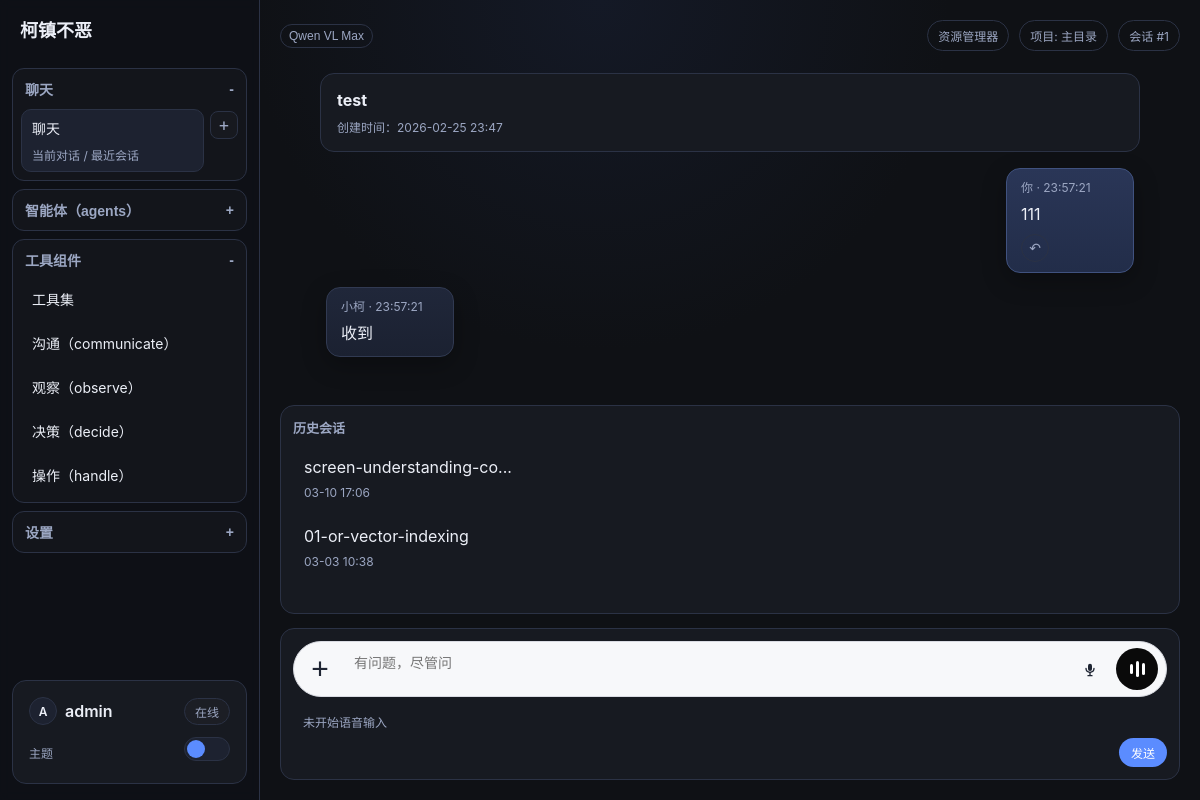
Screenshot of /sessions/1/ (signed in) with the database file from the repository.
### collector/models.py (models this page shows, shortened)
class LLMModel(models.Model):
    provider = models.ForeignKey(LLMProvider, on_delete=models.CASCADE, related_name="models", verbose_name="厂商")
    name = models.CharField(max_length=100, verbose_name="模型名称")
    model_id = models.CharField(max_length=100, unique=True, verbose_name="模型 ID")
    is_default = models.BooleanField(default=False, verbose_name="是否默认")
    class Meta:
        verbose_name = "大模型"
        verbose_name_plural = "大模型"
        ordering = ["provider", "-is_default", "name"]

class Project(models.Model):
    name = models.CharField(max_length=100, verbose_name="项目名称")
    path = models.CharField(max_length=500, verbose_name="项目路径", help_text="项目根目录路径，需求文档将保存到该目录下的 doc/01-or 文件夹")
    description = models.TextField(blank=True, verbose_name="项目描述")
    is_default = models.BooleanField(default=False, verbose_name="是否默认项目")
    llm_model = models.ForeignKey(
        LLMModel,
        on_delete=models.SET_NULL,
        null=True,
        blank=True,
        verbose_name="默认大模型",
        help_text="项目默认使用的大语言模型，不设置则使用系统默认模型"
    )
    created_by = models.ForeignKey(
        settings.AUTH_USER_MODEL,
        on_delete=models.CASCADE,
        related_name="projects",
        verbose_name="创建人",
    )
    created_at = models.DateTimeField(auto_now_add=True, verbose_name="创建时间")
    updated_at = models.DateTimeField(auto_now=True, verbose_name="更新时间")
    class Meta:
        ordering = ["-is_default", "-updated_at"]
        verbose_name = "项目"
        verbose_name_plural = "项目"

class RequirementSession(models.Model):
    PHASE_COLLECTING = "collecting"  # 第一阶段：收集需求
    PHASE_ORGANIZING = "organizing"  # 第二阶段：整理需求
    PHASE_COMPLETED = "completed"    # 已完成
    PHASE_CHOICES = [
        (PHASE_COLLECTING, "需求收集中"),
        (PHASE_ORGANIZING, "需求整理中"),
        (PHASE_COMPLETED, "已完成"),
    ]
    title = models.CharField(max_length=200, verbose_name="标题")
    content = models.TextField(verbose_name="原始需求内容")
    phase = models.CharField(
        max_length=20,
        choices=PHASE_CHOICES,
        default=PHASE_COLLECTING,
        verbose_name="会话阶段"
    )
    project = models.ForeignKey(
        Project,
        on_delete=models.CASCADE,
        related_name="sessions",
        verbose_name="所属项目",
        null=True,
        blank=True,
    )
    created_by = models.ForeignKey(
        settings.AUTH_USER_MODEL,
        on_delete=models.CASCADE,
        related_name="requirement_sessions",
        verbose_name="创建人",
    )
    created_at = models.DateTimeField(auto_now_add=True, verbose_name="创建时间")
    updated_at = models.DateTimeField(auto_now=True, verbose_name="更新时间")
    class Meta:
        ordering = ["-updated_at"]
        verbose_name = "需求会话"
        verbose_name_plural = "需求会话"

class RequirementMessage(models.Model):
    ROLE_USER = "user"
    ROLE_ASSISTANT = "assistant"
    ROLE_CHOICES = [
        (ROLE_USER, "用户"),
        (ROLE_ASSISTANT, "小柯"),
    ]
    session = models.ForeignKey(
        RequirementSession,
        on_delete=models.CASCADE,
        related_name="messages",
        verbose_name="所属会话",
    )
    role = models.CharField(max_length=20, choices=ROLE_CHOICES, verbose_name="角色")
    content = models.TextField(verbose_name="消息内容")
    attachment = models.FileField(upload_to="chat_attachments/", blank=True, null=True, verbose_name="上传附件")
    created_at = models.DateTimeField(auto_now_add=True, verbose_name="创建时间")
    class Meta:
        ordering = ["created_at"]
        verbose_name = "需求消息"
        verbose_name_plural = "需求消息"
    @property
    def attachment_mime_type(self):
        if not self.attachment:
            return ""
        mime_type, _ = mimetypes.guess_type(self.attachment.name)
        return (mime_type or "").lower()
    @property
    def is_audio_attachment(self):
        return self.attachment_mime_type.startswith("audio/")

### collector/views.py (the view)
# urls.py: path("sessions/<int:session_id>/", views.session_detail, name="session_detail"),
@login_required
def session_detail(request, session_id):
    active_session = get_object_or_404(
        RequirementSession.objects.filter(created_by=request.user), id=session_id
    )
    if active_session.project:
        request.session['current_project_id'] = active_session.project.id
    return render(
        request,
        "collector/session_list.html",
        _build_chat_context(request, active_session=active_session),
    )

### collector/forms.py
class ChatMessageForm(forms.Form):
    content = forms.CharField(
        label="消息内容",
        max_length=4000,
        widget=forms.Textarea(
            attrs={"rows": 4, "placeholder": "输入你的需求内容（Shift+Enter 换行），或使用麦克风语音输入"}
        ),
        required=False,  # 允许仅发送附件而不填写文本
    )
    attachment = forms.FileField(
        label="上传附件",
        required=False,
        widget=forms.ClearableFileInput(attrs={"style": "margin-top: 10px;"}),
    )

### collector/views.py (called while the page is built)
def _get_current_project(request):
    project_id = request.session.get('current_project_id')
    if project_id:
        project = Project.objects.filter(id=project_id, created_by=request.user).first()
        if project:
            return project
    return Project.get_default_project(request.user)

def _get_rollback_draft(request, session_id):
    return request.session.get(f"rollback_draft_{session_id}")

def _get_ui_theme(request):
    theme = str(request.session.get("ui_theme", DEFAULT_UI_THEME)).strip().lower()
    if theme not in THEME_LABELS:
        return DEFAULT_UI_THEME
    return theme

### templates/collector/session_list.html (shortened to what this page needs)
{% extends "base.html" %}
{% block content %}
<div class="app-shell app-shell-chat">
    <aside class="sidebar sidebar-menu">
        {% include "collector/partials/sidebar_menu.html" %}
    </aside>
    <main class="main-panel">
        <div class="top-actions">
            <div class="top-actions-left">
                <div class="custom-dropdown" id="llmDropdown" data-project-id="{{ current_project.id }}" data-csrf-token="{{ csrf_token }}">
                    <button type="button" class="chip llm-chip-btn" id="llmDropdownToggle" style="padding: 4px 8px;">
                        {{ current_llm_name }}
                    </button>
                </div>
            </div>
            <div class="top-actions-right">
                <a class="chip" href="{% url 'requirement_file_list' %}">资源管理器</a>
                {% if current_project %}
                <span class="chip" title="{{ current_project.path }}">项目: {{ current_project.name }}</span>
                {% endif %}
                {% if active_session %}
                <span class="chip">会话 #{{ active_session.id }}</span>
                {% endif %}
            </div>
        </div>
        <div class="chat-main-layout">
            <section class="conversation" id="conversationBox" data-has-active-session="{% if active_session %}1{% else %}0{% endif %}">
                <div class="chat-track">
                    {% if active_session %}
                    <div class="panel" style="margin-bottom: 2px;">
                        <strong>{{ active_session.title }}</strong>
                        <div class="meta">创建时间：{{ active_session.created_at|date:"Y-m-d H:i" }}</div>
                    </div>
                    {% for message in messages %}
                    <div class="message-row {% if message.role == 'user' %}user{% else %}assistant{% endif %}">
                        <div class="bubble {% if message.role == 'user' %}bubble-user{% else %}bubble-assistant{% endif %}">
                            <div class="meta" style="margin-top: 0;">
                                {% if message.role == "user" %}你{% else %}小柯{% endif %} · {{ message.created_at|date:"H:i:s" }}
                            </div>
                            <div class="message-text">
                                {% if message.content %}
                                    {% if message.is_audio_attachment %}
                                    <div class="voice-transcript-wrap">
                                        <button type="button" class="chip llm-chip-btn transcript-toggle-btn" data-target-id="transcript-{{ message.id }}">展开文字</button>
                                        <div class="voice-transcript-text is-collapsed" id="transcript-{{ message.id }}">{{ message.content|linebreaksbr }}</div>
                                    </div>
                                    {% else %}{{ message.content|linebreaksbr }}{% endif %}
                                {% endif %}
                            </div>
                            {% if message.role == "user" and active_session %}
                            <form method="post" action="{% url 'session_rollback' active_session.id message.id %}" style="margin-top: 8px;">
                                <button
                                    type="submit"
                                    class="chip llm-chip-btn icon-btn"
                                    title="回退到这里"
                                    aria-label="回退到这里"
                                >&#8630;</button>
                            </form>
                            {% endif %}
                        </div>
                    </div>
                    {% endfor %}
                    {% endif %}
                </div>
            </section>
            <aside class="panel session-history">
                <h3 class="history-title">历史会话</h3>
                <ul class="history-list">
                    {% for session in sessions %}
                    <li class="history-item">
                        <a
                            href="{% url 'session_detail' session.id %}"
                            class="history-link {% if active_session and active_session.id == session.id %}active{% endif %}"
                            title="{{ session.title }}"
                        >
                            {{ session.title|truncatechars:26 }}
                            <div class="meta">{{ session.updated_at|date:"m-d H:i" }}</div>
                        </a>
                    </li>
                    {% empty %}
                    <li><div class="meta">暂无历史会话</div></li>
                    {% endfor %}
                </ul>
            </aside>
        </div>
        <section class="composer">
            <form method="post" class="composer-form" action="{% if active_session %}{% url 'session_send' active_session.id %}{% else %}{% url 'session_create' %}{% endif %}" enctype="multipart/form-data">
                <div class="chat-input-shell">
                    <button type="button" id="attachmentTrigger" class="input-icon-btn plus-btn" title="上传附件" aria-label="上传附件">+</button>
                    <div class="chat-input-main">
                        {{ message_form.content.as_widget }}
                    </div>
                    <button type="button" id="speechRecognizeBtn" class="input-icon-btn mic-btn" title="语音识别" aria-label="语音识别">
                        <svg width="16" height="16" viewBox="0 0 24 24" aria-hidden="true">
                            <path d="M12 15a3 3 0 0 0 3-3V7a3 3 0 1 0-6 0v5a3 3 0 0 0 3 3Z" fill="currentColor"/>
                            <path d="M19 11a1 1 0 0 0-2 0 5 5 0 0 1-10 0 1 1 0 0 0-2 0 7 7 0 0 0 6 6.93V21H9a1 1 0 0 0 0 2h6a1 1 0 0 0 0-2h-2v-3.07A7 7 0 0 0 19 11Z" fill="currentColor"/>
                        </svg>
                    </button>
                    <button type="button" id="voiceRecordToggle" class="voice-orb-btn" title="录音" aria-label="录音">
                        <span class="voice-bar"></span>
                        <span class="voice-bar"></span>
                        <span class="voice-bar"></span>
                    </button>
                </div>
                <div id="voiceRecordStatus" class="meta composer-status">未开始语音输入</div>
                <button type="submit" class="composer-submit-btn">{% if active_session %}发送{% else %}发送并创建会话{% endif %}</button>
            </form>
        </section>
    </main>
</div>
{% endblock %}

### templates/collector/partials/sidebar_menu.html (shortened to what this page needs)
<div class="brand">柯镇不恶</div>
<div class="menu-tree">
    <section class="menu-section is-open" data-menu-section>
        <button type="button" class="menu-section-toggle" data-menu-toggle>
            <span>聊天</span>
            <span class="menu-toggle-mark">-</span>
        </button>
        <div class="menu-section-body">
            <div class="menu-item-row">
                <a class="menu-item-link menu-item-main {% if current_nav == 'chat' %}active{% endif %}" href="{% if primary_chat_session %}{% url 'session_detail' primary_chat_session.id %}{% else %}{% url 'session_list' %}{% endif %}">
                    聊天
                    <div class="meta">当前对话 / 最近会话</div>
                </a>
                <a class="menu-item-add-btn" href="{% url 'session_list' %}" title="新建对话" aria-label="新建对话">+</a>
            </div>
        </div>
    </section>
    <section class="menu-section {% if current_nav == 'agent_items' or current_nav == 'system_skills' or current_nav == 'system_rules' %}is-open{% endif %}" data-menu-section>
        <button type="button" class="menu-section-toggle" data-menu-toggle>
            <span>智能体（agents）</span>
            <span class="menu-toggle-mark">{% if current_nav == 'agent_items' or current_nav == 'system_skills' or current_nav == 'system_rules' %}-{% else %}+{% endif %}</span>
        </button>
    </section>
    <section class="menu-section is-open" data-menu-section>
        <button type="button" class="menu-section-toggle" data-menu-toggle>
            <span>工具组件</span>
            <span class="menu-toggle-mark">-</span>
        </button>
        <div class="menu-section-body">
            <a class="menu-item-link {% if current_nav == 'toolset_list' %}active{% endif %}" href="{% url 'toolset_list' %}">工具集</a>
            {% for module_key, module_label in control_modules.items %}
            <a class="menu-item-link {% if control_active_module == module_key %}active{% endif %}" href="{% url 'control_function_list' module_key %}">{{ module_label }}（{{ module_key }}）</a>
            {% endfor %}
        </div>
    </section>
    <section class="menu-section {% if current_nav == 'settings_projects' or current_nav == 'settings_requirements' or current_nav == 'settings_profile' or current_nav == 'settings_admin' %}is-open{% endif %}" data-menu-section>
        <button type="button" class="menu-section-toggle" data-menu-toggle>
            <span>设置</span>
            <span class="menu-toggle-mark">{% if current_nav == 'settings_projects' or current_nav == 'settings_requirements' or current_nav == 'settings_profile' or current_nav == 'settings_admin' %}-{% else %}+{% endif %}</span>
        </button>
    </section>
</div>
<div class="panel user-card">
    <div class="user-top-row">
        <a class="user-profile-link" href="{% url 'profile_settings' %}" title="进入个人设置">
            <span class="user-avatar" aria-hidden="true">{{ request.user.username|first|upper }}</span>
            <span class="user-name">{{ request.user.username }}</span>
        </a>
        <span class="user-status-chip">在线</span>
    </div>
    <form action="{% url 'system_settings' %}" method="post" class="user-theme-form" style="margin-top: 12px;">
        <span class="meta" style="margin: 0;">主题</span>
        <label class="sidebar-theme-toggle" for="sidebarThemeToggle">
            <span class="sidebar-theme-slider"></span>
        </label>
    </form>
</div>

### rows the page displays
LLMModel: name "Qwen VL Max"
Project: name "主目录"
RequirementSession: id "1", title "test", created_at "2026-02-25 23:47"
RequirementMessage: role "你", created_at "23:57:21", content "111"
RequirementMessage: role "小柯", created_at "23:57:21", content "收到"
RequirementSession: title "screen-understanding-co...", updated_at "03-10 17:06"
RequirementSession: title "01-or-vector-indexing", updated_at "03-03 10:38"

### other values shown
{{ module_label }} "沟通" "观察" "决策" "操作"
{{ module_key }} "communicate" "observe" "decide" "handle"
{{ request.user.username|first|upper }} "A"
{{ request.user.username }} "admin"
